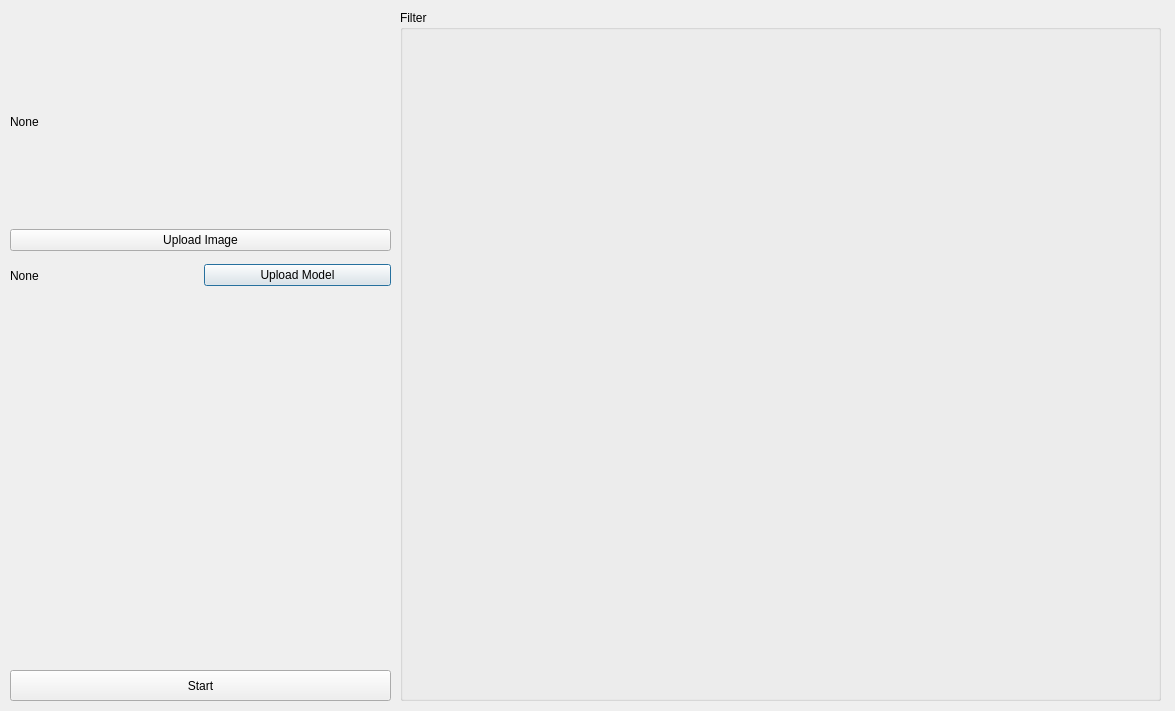
<?xml version="1.0" encoding="UTF-8"?>
<ui version="4.0">
 <class>Dialog</class>
 <widget class="QDialog" name="Dialog">
  <property name="geometry">
   <rect>
    <x>0</x>
    <y>0</y>
    <width>1175</width>
    <height>711</height>
   </rect>
  </property>
  <property name="windowTitle">
   <string>Dialog</string>
  </property>
  <widget class="QGroupBox" name="groupBox">
   <property name="geometry">
    <rect>
     <x>400</x>
     <y>10</y>
     <width>761</width>
     <height>691</height>
    </rect>
   </property>
   <property name="title">
    <string>Filter</string>
   </property>
   <widget class="matplotlibWidget" name="widget" native="true">
    <property name="geometry">
     <rect>
      <x>10</x>
      <y>20</y>
      <width>741</width>
      <height>661</height>
     </rect>
    </property>
   </widget>
  </widget>
  <widget class="QWidget" name="horizontalLayoutWidget_2">
   <property name="geometry">
    <rect>
     <x>10</x>
     <y>260</y>
     <width>381</width>
     <height>31</height>
    </rect>
   </property>
   <layout class="QHBoxLayout" name="horizontalLayout_2">
    <item>
     <widget class="QLabel" name="model_label">
      <property name="text">
       <string>None</string>
      </property>
     </widget>
    </item>
    <item>
     <widget class="QPushButton" name="model_btn">
      <property name="text">
       <string>Upload Model</string>
      </property>
     </widget>
    </item>
   </layout>
  </widget>
  <widget class="QPushButton" name="start_btn">
   <property name="geometry">
    <rect>
     <x>10</x>
     <y>670</y>
     <width>381</width>
     <height>31</height>
    </rect>
   </property>
   <property name="text">
    <string>Start</string>
   </property>
  </widget>
  <widget class="QWidget" name="verticalLayoutWidget">
   <property name="geometry">
    <rect>
     <x>10</x>
     <y>20</y>
     <width>381</width>
     <height>231</height>
    </rect>
   </property>
   <layout class="QVBoxLayout" name="verticalLayout">
    <item>
     <widget class="QLabel" name="img_label">
      <property name="text">
       <string>None</string>
      </property>
     </widget>
    </item>
    <item>
     <widget class="QPushButton" name="img_btn">
      <property name="text">
       <string>Upload Image</string>
      </property>
     </widget>
    </item>
   </layout>
  </widget>
 </widget>
 <customwidgets>
  <customwidget>
   <class>matplotlibWidget</class>
   <extends>QWidget</extends>
   <header>matplotlibwidgetFile</header>
   <container>1</container>
  </customwidget>
 </customwidgets>
 <resources/>
 <connections/>
</ui>
